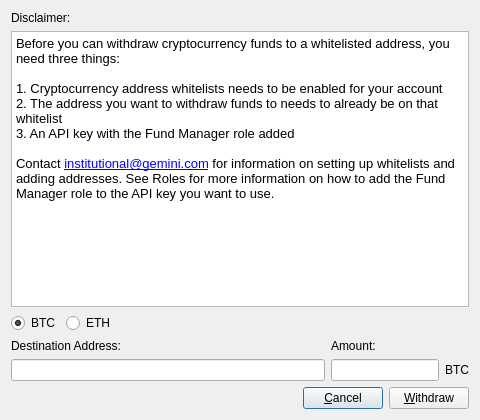
<?xml version="1.0" encoding="UTF-8"?>
<ui version="4.0">
 <class>WithdrawToDialog</class>
 <widget class="QDialog" name="WithdrawToDialog">
  <property name="geometry">
   <rect>
    <x>0</x>
    <y>0</y>
    <width>480</width>
    <height>420</height>
   </rect>
  </property>
  <property name="minimumSize">
   <size>
    <width>480</width>
    <height>420</height>
   </size>
  </property>
  <property name="maximumSize">
   <size>
    <width>480</width>
    <height>420</height>
   </size>
  </property>
  <property name="windowTitle">
   <string>Withdraw To</string>
  </property>
  <layout class="QGridLayout" name="gridLayout">
   <item row="0" column="0">
    <widget class="QLabel" name="label">
     <property name="text">
      <string>Disclaimer:</string>
     </property>
    </widget>
   </item>
   <item row="1" column="0" colspan="2">
    <widget class="QTextEdit" name="textEdit">
     <property name="minimumSize">
      <size>
       <width>0</width>
       <height>231</height>
      </size>
     </property>
     <property name="readOnly">
      <bool>true</bool>
     </property>
     <property name="html">
      <string>&lt;!DOCTYPE HTML PUBLIC &quot;-//W3C//DTD HTML 4.0//EN&quot; &quot;http://www.w3.org/TR/REC-html40/strict.dtd&quot;&gt;
&lt;html&gt;&lt;head&gt;&lt;meta name=&quot;qrichtext&quot; content=&quot;1&quot; /&gt;&lt;style type=&quot;text/css&quot;&gt;
p, li { white-space: pre-wrap; }
&lt;/style&gt;&lt;/head&gt;&lt;body style=&quot; font-family:'DejaVu Sans Semi-Condensed'; font-size:10pt; font-weight:400; font-style:normal;&quot;&gt;
&lt;p style=&quot; margin-top:0px; margin-bottom:0px; margin-left:0px; margin-right:0px; -qt-block-indent:0; text-indent:0px;&quot;&gt;Before you can withdraw cryptocurrency funds to a whitelisted address, you need three things:&lt;/p&gt;
&lt;p style=&quot;-qt-paragraph-type:empty; margin-top:0px; margin-bottom:0px; margin-left:0px; margin-right:0px; -qt-block-indent:0; text-indent:0px;&quot;&gt;&lt;br /&gt;&lt;/p&gt;
&lt;p style=&quot; margin-top:0px; margin-bottom:0px; margin-left:0px; margin-right:0px; -qt-block-indent:0; text-indent:0px;&quot;&gt;1. Cryptocurrency address whitelists needs to be enabled for your account&lt;/p&gt;
&lt;p style=&quot; margin-top:0px; margin-bottom:0px; margin-left:0px; margin-right:0px; -qt-block-indent:0; text-indent:0px;&quot;&gt;2. The address you want to withdraw funds to needs to already be on that whitelist&lt;/p&gt;
&lt;p style=&quot; margin-top:0px; margin-bottom:0px; margin-left:0px; margin-right:0px; -qt-block-indent:0; text-indent:0px;&quot;&gt;3. An API key with the Fund Manager role added&lt;/p&gt;
&lt;p style=&quot;-qt-paragraph-type:empty; margin-top:0px; margin-bottom:0px; margin-left:0px; margin-right:0px; -qt-block-indent:0; text-indent:0px;&quot;&gt;&lt;br /&gt;&lt;/p&gt;
&lt;p style=&quot; margin-top:0px; margin-bottom:0px; margin-left:0px; margin-right:0px; -qt-block-indent:0; text-indent:0px;&quot;&gt;Contact &lt;a href=&quot;mailto:institutional@gemini.com&quot;&gt;&lt;span style=&quot; text-decoration: underline; color:#0000ff;&quot;&gt;institutional@gemini.com&lt;/span&gt;&lt;/a&gt; for information on setting up whitelists and adding addresses. See Roles for more information on how to add the Fund Manager role to the API key you want to use.&lt;/p&gt;&lt;/body&gt;&lt;/html&gt;</string>
     </property>
    </widget>
   </item>
   <item row="2" column="0">
    <layout class="QHBoxLayout" name="horizontalLayout_2">
     <item>
      <widget class="QRadioButton" name="btcRB">
       <property name="text">
        <string>BTC</string>
       </property>
       <property name="checked">
        <bool>true</bool>
       </property>
       <attribute name="buttonGroup">
        <string notr="true">buttonGroup</string>
       </attribute>
      </widget>
     </item>
     <item>
      <widget class="QRadioButton" name="ethRB">
       <property name="text">
        <string>ETH</string>
       </property>
       <attribute name="buttonGroup">
        <string notr="true">buttonGroup</string>
       </attribute>
      </widget>
     </item>
     <item>
      <spacer name="horizontalSpacer_2">
       <property name="orientation">
        <enum>Qt::Horizontal</enum>
       </property>
       <property name="sizeHint" stdset="0">
        <size>
         <width>40</width>
         <height>20</height>
        </size>
       </property>
      </spacer>
     </item>
    </layout>
   </item>
   <item row="3" column="0" colspan="2">
    <layout class="QHBoxLayout" name="horizontalLayout_4">
     <item>
      <layout class="QVBoxLayout" name="verticalLayout">
       <item>
        <widget class="QLabel" name="label_2">
         <property name="text">
          <string>Destination Address:</string>
         </property>
        </widget>
       </item>
       <item>
        <widget class="QLineEdit" name="addressLE">
         <property name="sizePolicy">
          <sizepolicy hsizetype="MinimumExpanding" vsizetype="Fixed">
           <horstretch>0</horstretch>
           <verstretch>0</verstretch>
          </sizepolicy>
         </property>
        </widget>
       </item>
      </layout>
     </item>
     <item>
      <layout class="QVBoxLayout" name="verticalLayout_2">
       <item>
        <widget class="QLabel" name="label_3">
         <property name="text">
          <string>Amount:</string>
         </property>
        </widget>
       </item>
       <item>
        <layout class="QHBoxLayout" name="horizontalLayout_3">
         <item>
          <widget class="QLineEdit" name="amountLE">
           <property name="sizePolicy">
            <sizepolicy hsizetype="Preferred" vsizetype="Fixed">
             <horstretch>0</horstretch>
             <verstretch>0</verstretch>
            </sizepolicy>
           </property>
          </widget>
         </item>
         <item>
          <widget class="QLabel" name="amountUnitLabel">
           <property name="text">
            <string>BTC</string>
           </property>
          </widget>
         </item>
        </layout>
       </item>
      </layout>
     </item>
    </layout>
   </item>
   <item row="4" column="1">
    <layout class="QHBoxLayout" name="horizontalLayout">
     <item>
      <spacer name="horizontalSpacer">
       <property name="orientation">
        <enum>Qt::Horizontal</enum>
       </property>
       <property name="sizeHint" stdset="0">
        <size>
         <width>40</width>
         <height>20</height>
        </size>
       </property>
      </spacer>
     </item>
     <item>
      <widget class="QPushButton" name="cancelButton">
       <property name="text">
        <string>&amp;Cancel</string>
       </property>
      </widget>
     </item>
     <item>
      <widget class="QPushButton" name="withdrawButton">
       <property name="text">
        <string>&amp;Withdraw</string>
       </property>
      </widget>
     </item>
    </layout>
   </item>
  </layout>
 </widget>
 <resources/>
 <connections/>
 <buttongroups>
  <buttongroup name="buttonGroup"/>
 </buttongroups>
</ui>
